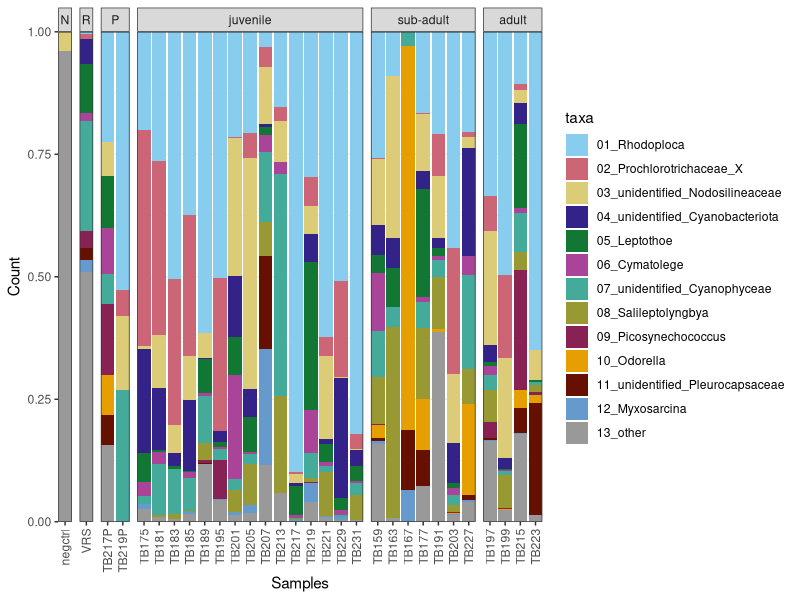
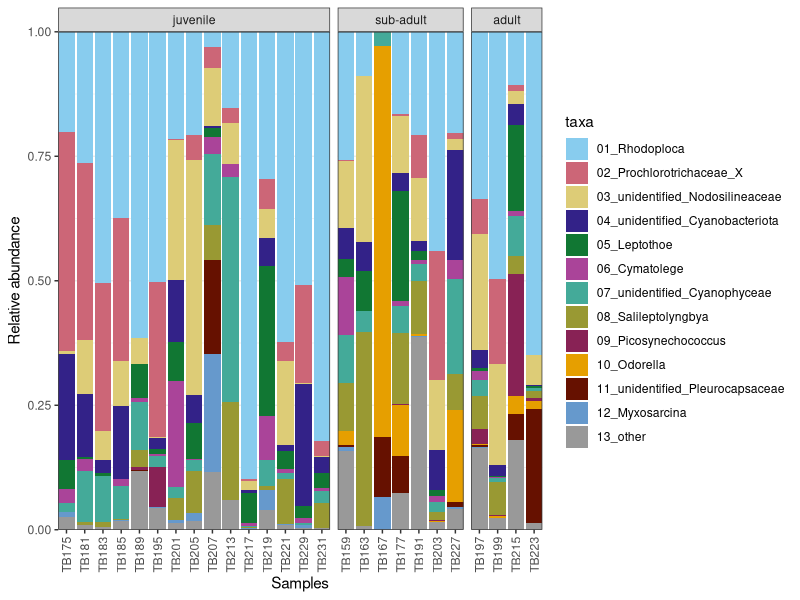
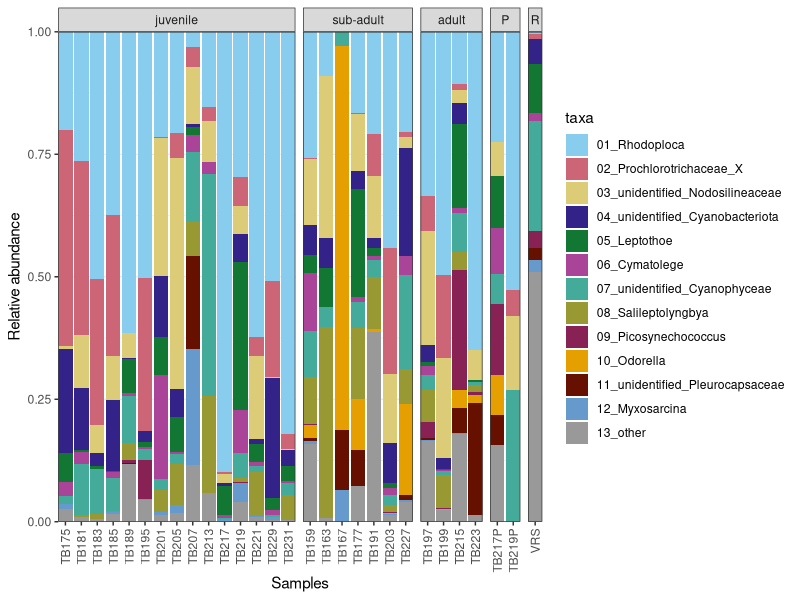
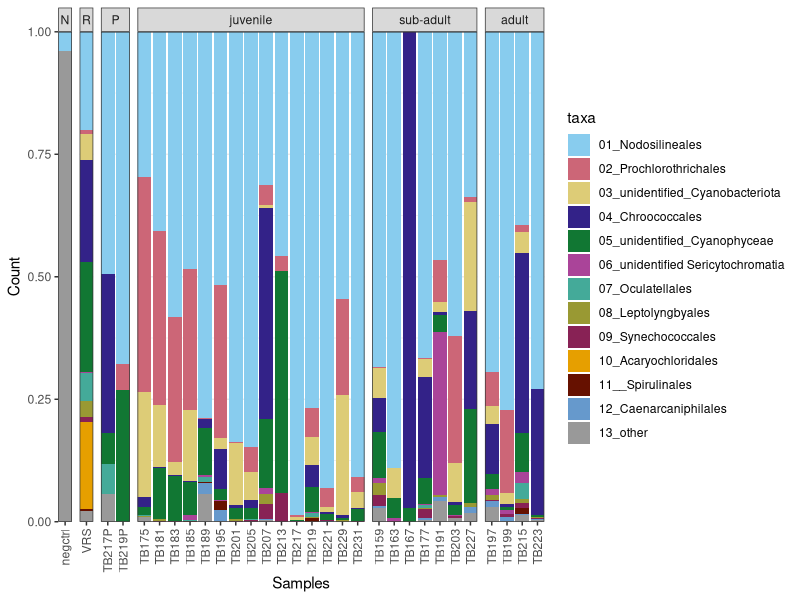
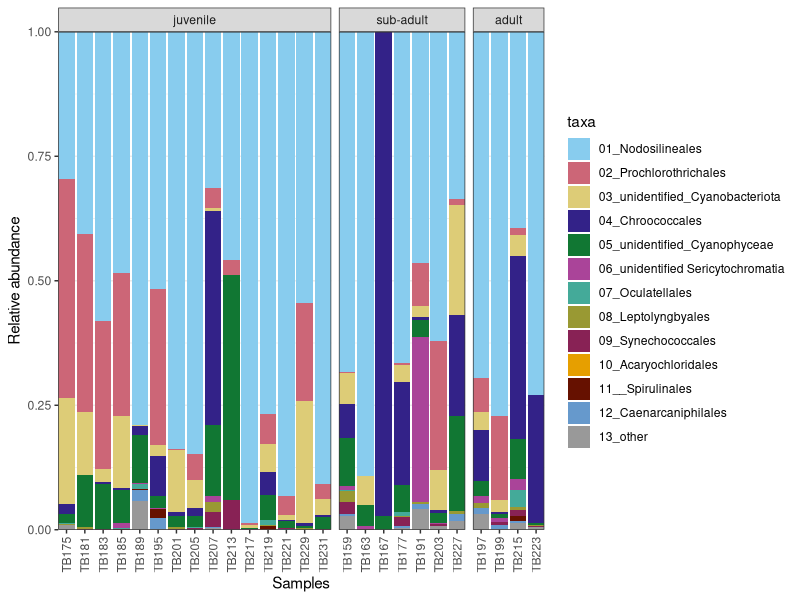
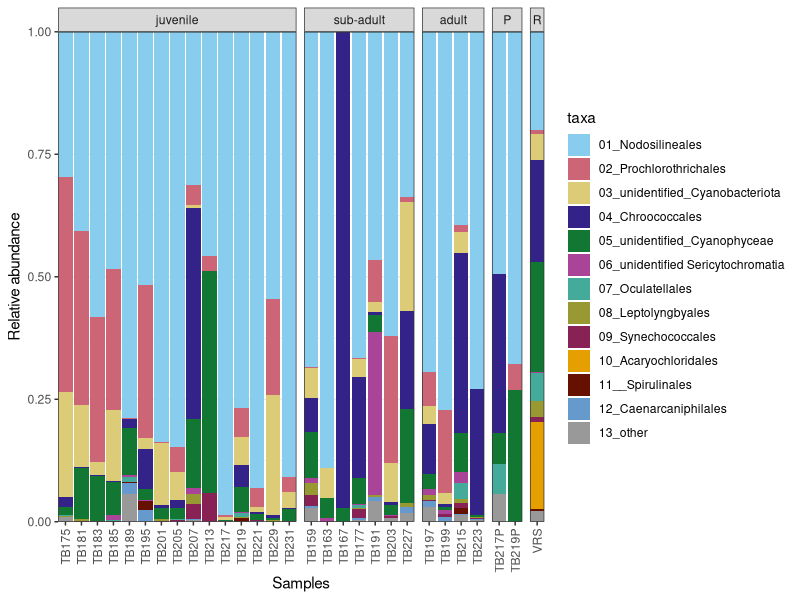
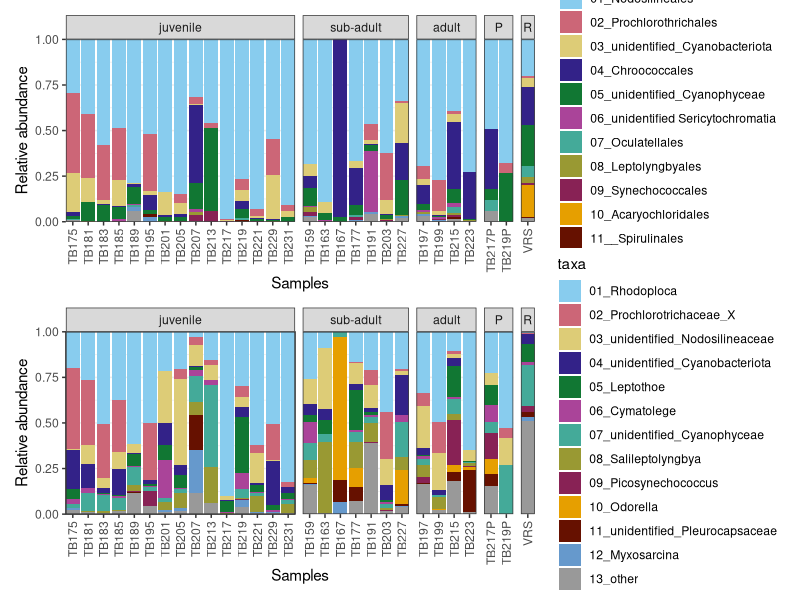
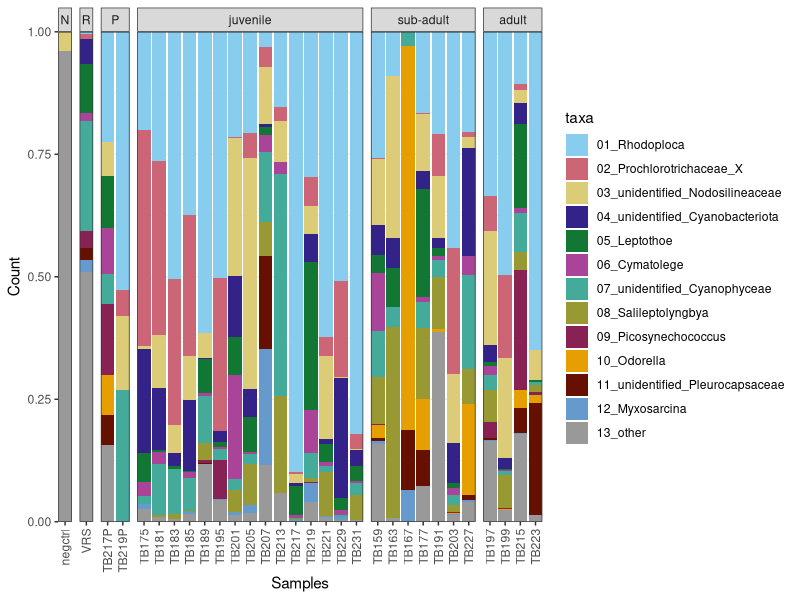

These charts were generated, in order, by the following R code:
library(readxl)
library(ggplot2)
library(dplyr)
library(patchwork)

safe_colorblind_palette <- c("#88CCEE", "#CC6677", "#DDCC77",  
                             "#332288", "#117733","#AA4499", 
                             "#44AA99", "#999933", "#882255", 
                             "#E69F00", "#661100", "#6699CC", 
                             "#999999")

# import data from excel
V6_cyano_level6_mod <- read_excel("data/V6-cyano-level6-mod.xlsx")
View(V6_cyano_level6_mod)

# Group the data frame by the group variable and calculate the sum of each group
group_sums <- V6_cyano_level6_mod %>%
  group_by(sample) %>%
  summarise(GroupSum = sum(count))

# Join the original data frame with the calculated sums
df_transformed <- V6_cyano_level6_mod %>%
  left_join(group_sums, by = "sample") %>%
  mutate(count = count / GroupSum)

# Check the transformed data frame
print(df_transformed)

# Filter samples that contain some values in a group
df_filtered <- df_transformed %>%
  group_by(Age, sample) %>%
  filter(sum(count) > 0) %>%
  ungroup()

# Create the stacked bar chart with filtered data
ggplot(df_filtered, aes(x = sample, y = count, fill = taxa)) +
  geom_bar(stat = "identity") +
  labs(x = "Samples", y = "Count") +
  theme_bw() +
  theme(axis.text.x = element_text(angle = 90, vjust = 0.5)) +
  #guides(fill = "none") +
  scale_fill_manual(values = safe_colorblind_palette)+
  facet_grid(.~ factor(Age, levels=c("N", "R", "P", "juvenile", "sub-adult", "adult")),
             scales = "free_x", space="free")+
  coord_cartesian(ylim = c(0, NA), expand = FALSE)

ggsave(filename = "figures/taxa_bar_plot_V6_facets.pdf", width = 6.75, height = 4, device = cairo_pdf)
ggsave(filename = "figures/taxa_bar_plot_v6_facets.jpg", width = 6.75, height = 4, dpi = 300)

# Define the groups to exclude
groups_to_exclude <- c("P", "R", "N")
groups_to_exclude2 <- c("N")

# Filter the data to include only desired groups
df_plot <- subset(df_filtered, !(Age %in% groups_to_exclude))
df_plot2 <- subset(df_filtered, !(Age %in% groups_to_exclude2))

genera_plot <- ggplot(df_plot, aes(x = sample, y = count, fill = taxa)) +
  geom_bar(stat = "identity") +
  labs(x = "Samples", y = "Relative abundance") +
  theme_bw() +
  theme(axis.text.x = element_text(angle = 90, vjust = 0.5)) +
  #guides(fill = "none") +
  scale_fill_manual(values = safe_colorblind_palette)+
  facet_grid(.~ factor(Age, levels=c("juvenile", "sub-adult", "adult")),
             scales = "free_x", space="free")+
  coord_cartesian(ylim = c(0, NA), expand = FALSE)
genera_plot

ggsave(filename = "figures/taxa_bar_plot_V6_facets_turtles.pdf", 
       width = 6.75, height = 4, device = cairo_pdf)
ggsave(filename = "figures/taxa_bar_plot_v6_facets_turtles.jpg", 
       width = 6.75, height = 4, dpi = 300)

taxa6 <- ggplot(df_plot2, aes(x = sample, y = count, fill = taxa)) +
  geom_bar(stat = "identity") +
  labs(x = "Samples", y = "Relative abundance") +
  theme_bw() +
  theme(axis.text.x = element_text(angle = 90, vjust = 0.5)) +
  #guides(fill = "none") +
  scale_fill_manual(values = safe_colorblind_palette)+
  facet_grid(.~ factor(Age, levels=c("juvenile", "sub-adult", "adult", "P", "R")),
             scales = "free_x", space="free")+
  coord_cartesian(ylim = c(0, NA), expand = FALSE)
taxa6

ggsave(filename = "figures/taxa_bar_plot_V6_facets_2.pdf", 
       width = 6.75, height = 4, device = cairo_pdf)
ggsave(filename = "figures/taxa_bar_plot_v6_facets_2.jpg", 
       width = 6.75, height = 4, dpi = 300)

### Order taxa bar plot - level 4

V6_cyano_level_4_mod <- read_excel("data/V6-cyano-level-4-mod.xlsx")
View(V6_cyano_level_4_mod)

# Group the data frame by the group variable and calculate the sum of each group
group_sums4 <- V6_cyano_level_4_mod %>%
  group_by(sample) %>%
  summarise(GroupSum = sum(count))

# Join the original data frame with the calculated sums
df_transformed4 <- V6_cyano_level_4_mod %>%
  left_join(group_sums, by = "sample") %>%
  mutate(count = count / GroupSum)

# Check the transformed data frame
print(df_transformed4)

# Filter samples that contain some values in a group
df_filtered4 <- df_transformed4 %>%
  group_by(Age, sample) %>%
  filter(sum(count) > 0) %>%
  ungroup()

# Create the stacked bar chart with filtered data
order_plot <- ggplot(df_filtered4, aes(x = sample, y = count, fill = taxa)) +
  geom_bar(stat = "identity") +
  labs(x = "Samples", y = "Count") +
  theme_bw() +
  theme(axis.text.x = element_text(angle = 90, vjust = 0.5)) +
  #guides(fill = "none") +
  scale_fill_manual(values = safe_colorblind_palette)+
  facet_grid(.~ factor(Age, levels=c("N", "R", "P", "juvenile", "sub-adult", "adult")),
             scales = "free_x", space="free")+
  coord_cartesian(ylim = c(0, NA), expand = FALSE)
order_plot

ggsave(filename = "figures/taxa_bar_plot_V6_facets_order.pdf", 
       width = 6.75, height = 4, device = cairo_pdf)
ggsave(filename = "figures/taxa_bar_plot_v6_facets_order.jpg", 
       width = 6.75, height = 4, dpi = 300)

# Define the groups to exclude
groups_to_exclude4 <- c("P", "R", "N")
groups_to_exclude4_2 <- c("N")

# Filter the data to include only desired groups
df_plot4 <- subset(df_filtered4, !(Age %in% groups_to_exclude))
df_plot4_2 <- subset(df_filtered4, !(Age %in% groups_to_exclude2))

order_plot_turtle <- ggplot(df_plot4, aes(x = sample, y = count, fill = taxa)) +
  geom_bar(stat = "identity") +
  labs(x = "Samples", y = "Relative abundance") +
  theme_bw() +
  theme(axis.text.x = element_text(angle = 90, vjust = 0.5)) +
  #guides(fill = "none") +
  scale_fill_manual(values = safe_colorblind_palette)+
  facet_grid(.~ factor(Age, levels=c("juvenile", "sub-adult", "adult")),
             scales = "free_x", space="free")+
  coord_cartesian(ylim = c(0, NA), expand = FALSE)
order_plot_turtle

ggsave(filename = "figures/taxa_bar_plot_V6_facets_turtles_order.pdf", 
       width = 6.75, height = 4, device = cairo_pdf)
ggsave(filename = "figures/taxa_bar_plot_v6_facets_turtles_order.jpg", 
       width = 6.75, height = 4, dpi = 300)

taxa4 <- ggplot(df_plot4_2, aes(x = sample, y = count, fill = taxa)) +
  geom_bar(stat = "identity") +
  labs(x = "Samples", y = "Relative abundance") +
  theme_bw() +
  theme(axis.text.x = element_text(angle = 90, vjust = 0.5)) +
  #guides(fill = "none") +
  scale_fill_manual(values = safe_colorblind_palette)+
  facet_grid(.~ factor(Age, levels=c("juvenile", "sub-adult", "adult", "P", "R")),
             scales = "free_x", space="free")+
  coord_cartesian(ylim = c(0, NA), expand = FALSE)
taxa4

ggsave(filename = "figures/taxa_bar_plot_V6_facets_2_order.pdf", 
       width = 6.75, height = 4, device = cairo_pdf)
ggsave(filename = "figures/taxa_bar_plot_v6_facets_2_order.jpg", 
       width = 6.75, height = 4, dpi = 300)

taxa4 / taxa6

ggsave(filename = "figures/taxa_bar_plot_V6_facets_2_combo.pdf", 
       width = 6.75, height = 8, device = cairo_pdf)
ggsave(filename = "figures/taxa_bar_plot_v6_facets_2_combo.jpg", 
       width = 6.75, height = 8, dpi = 300)
